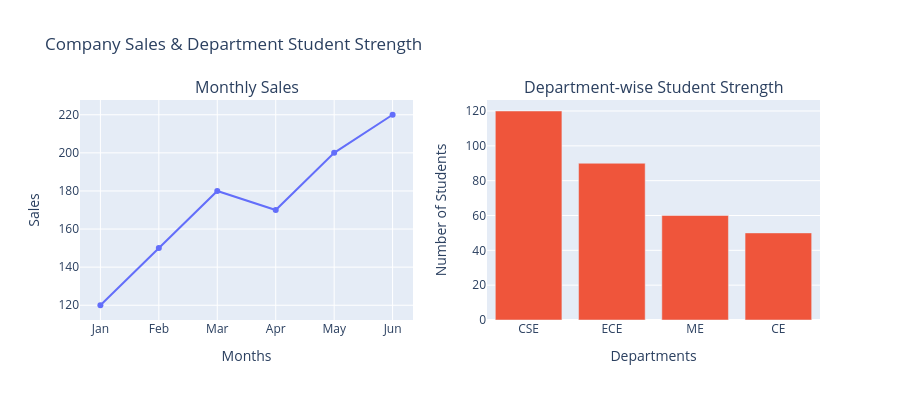

This figure's notebook cell:
### Markdown cell above
5. Subplots

### Code cell
import plotly.graph_objects as go
from plotly.subplots import make_subplots

# Data for Subplot 1: Monthly Sales (Line Plot)
months = ['Jan', 'Feb', 'Mar', 'Apr', 'May', 'Jun']
sales = [120, 150, 180, 170, 200, 220]

# Data for Subplot 2: Department-wise Students (Bar Chart)
departments = ['CSE', 'ECE', 'ME', 'CE']
students = [120, 90, 60, 50]

# Create subplots: 1 row, 2 columns
fig = make_subplots(
    rows=1, cols=2,
    subplot_titles=('Monthly Sales', 'Department-wise Student Strength')
)

# Add line plot to first subplot
fig.add_trace(
    go.Scatter(x=months, y=sales, mode='lines+markers', name='Sales'),
    row=1, col=1
)

# Add bar chart to second subplot
fig.add_trace(
    go.Bar(x=departments, y=students, name='Students'),
    row=1, col=2
)

# Update axes labels
fig.update_xaxes(title_text="Months", row=1, col=1)
fig.update_yaxes(title_text="Sales", row=1, col=1)
fig.update_xaxes(title_text="Departments", row=1, col=2)
fig.update_yaxes(title_text="Number of Students", row=1, col=2)

# Update layout
fig.update_layout(
    title_text="Company Sales & Department Student Strength",
    showlegend=False,
    width=900, height=400
)

# Display the figure
fig.show()

### Figure 1 — Plotly figure (JSON) as saved in the notebook; plotly's stock layout.template omitted (floating-point values rounded to 4 significant figures)
{"data": [{"mode": "lines+markers", "name": "Sales", "type": "scatter", "x": ["Jan", "Feb", "Mar", "Apr", "May", "Jun"], "xaxis": "x", "y": [120, 150, 180, 170, 200, 220], "yaxis": "y"}, {"name": "Students", "type": "bar", "x": ["CSE", "ECE", "ME", "CE"], "xaxis": "x2", "y": [120, 90, 60, 50], "yaxis": "y2"}], "layout": {"annotations": [{"font": {"size": 16}, "showarrow": false, "text": "Monthly Sales", "x": 0.225, "xanchor": "center", "xref": "paper", "y": 1, "yanchor": "bottom", "yref": "paper"}, {"font": {"size": 16}, "showarrow": false, "text": "Department-wise Student Strength", "x": 0.775, "xanchor": "center", "xref": "paper", "y": 1, "yanchor": "bottom", "yref": "paper"}], "height": 400, "showlegend": false, "title": {"text": "Company Sales & Department Student Strength"}, "width": 900, "xaxis": {"anchor": "y", "domain": [0, 0.45], "title": {"text": "Months"}}, "xaxis2": {"anchor": "y2", "domain": [0.55, 1], "title": {"text": "Departments"}}, "yaxis": {"anchor": "x", "domain": [0, 1], "title": {"text": "Sales"}}, "yaxis2": {"anchor": "x2", "domain": [0, 1], "title": {"text": "Number of Students"}}}}
